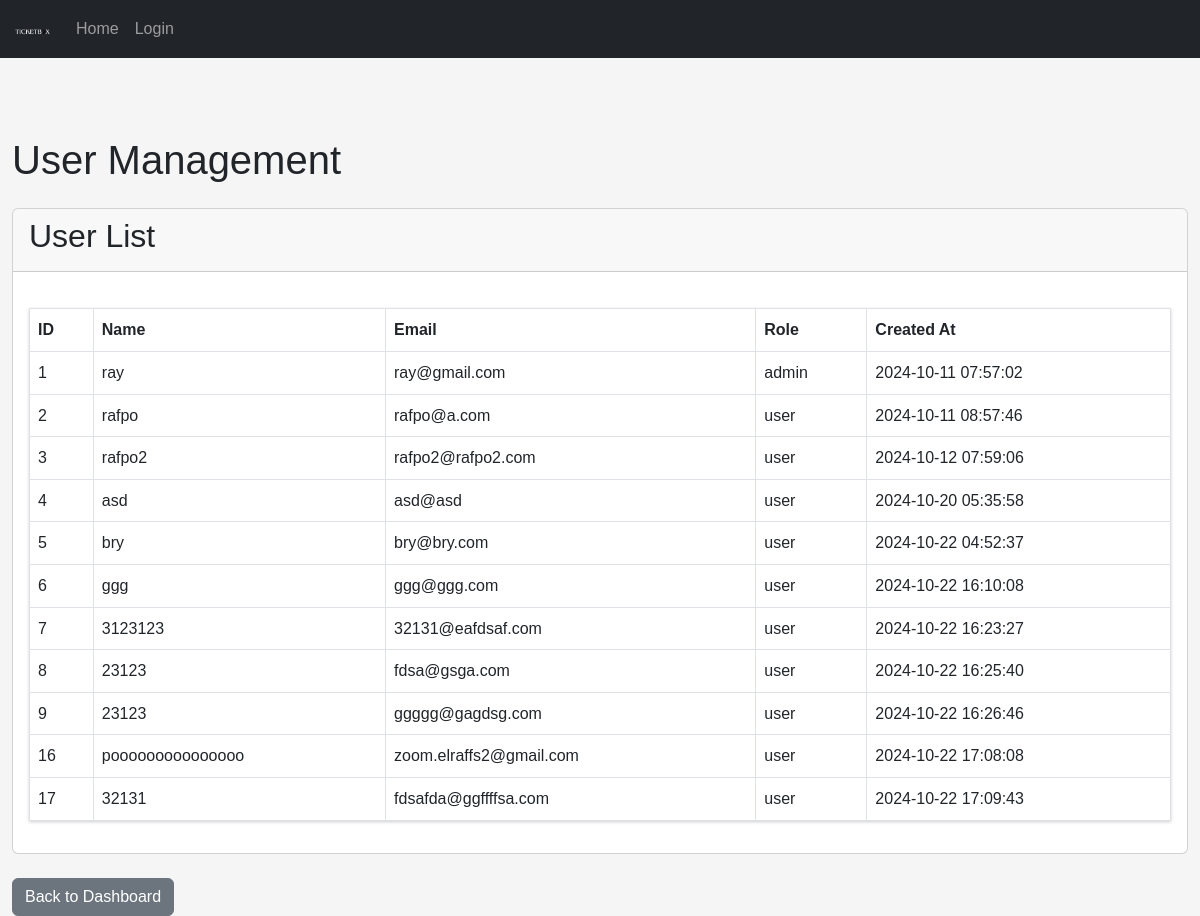
Page /lec/admin/user-management.php on the earlier database version.
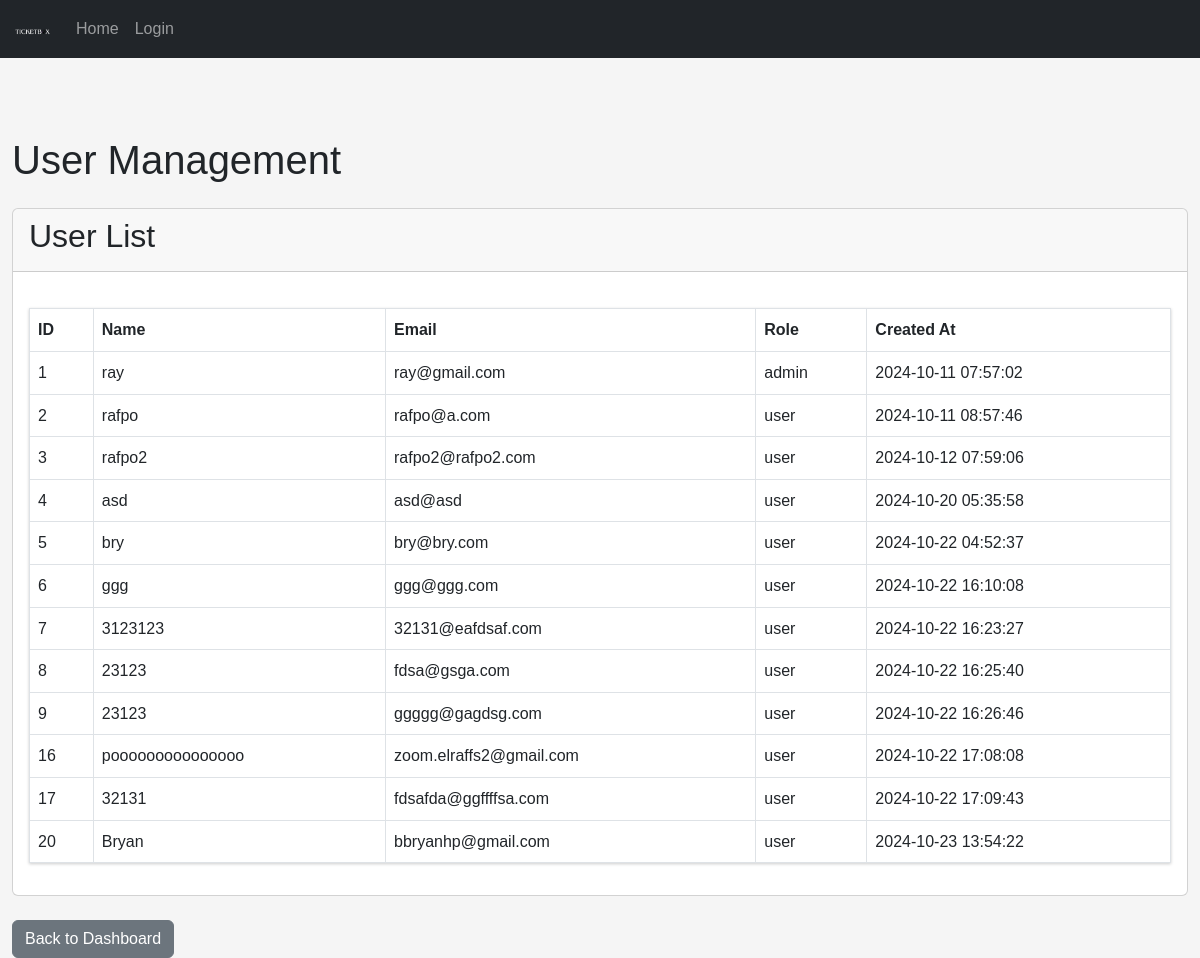
Same page on the later database version.
### tables this page shows
CREATE TABLE `users` (
  `id` int(11) NOT NULL,
  `name` varchar(100) NOT NULL,
  `email` varchar(100) NOT NULL,
  `password` varchar(255) NOT NULL,
  `role` enum('admin','user') DEFAULT 'user',
  `created_at` timestamp NOT NULL DEFAULT current_timestamp(),
  `account_activation_hash` varchar(64) DEFAULT NULL,
  `reset_token_hash` varchar(64) DEFAULT NULL,
  `reset_token_expires_at` datetime DEFAULT NULL
);

### lec/admin/user-management.php (the view, shortened to what this page needs)
<?php
$database = new Database();
$db = $database->getConnection();
$query = "SELECT id, name, email, role, created_at FROM users ORDER BY created_at ASC";
$users = $db->query($query)->fetchAll(PDO::FETCH_ASSOC);
include_once '../includes/adminheader.php';
?>
<div class="container mt-5 pt-5">
    <h1 class="mb-4">User Management</h1>
    <div class="card">
        <div class="card-header">
            <h2>User List</h2>
        </div>
        <div class="card-body">
            <table class="table table-bordered">
                <thead>
                    <tr>
                        <th>ID</th>
                        <th>Name</th>
                        <th>Email</th>
                        <th>Role</th>
                        <th>Created At</th>
                    </tr>
                </thead>
                <tbody>
                    <?php foreach ($users as $user): ?>
                    <tr>
                        <td><?= htmlspecialchars($user['id']) ?></td>
                        <td><?= htmlspecialchars($user['name']) ?></td>
                        <td><?= htmlspecialchars($user['email']) ?></td>
                        <td><?= htmlspecialchars($user['role']) ?></td>
                        <td><?= htmlspecialchars($user['created_at']) ?></td>
                    </tr>
                    <?php endforeach; ?>
                </tbody>
            </table>
        </div>
    </div>
    <a href="dashboard.php" class="btn btn-secondary mt-4">Back to Dashboard</a>
</div>
</body>
</html>

Differences in the rows shown:
added users: id "20", name "Bryan", email "bbryanhp@gmail.com", role "user", created_at "2024-10-23 13:54:22"
